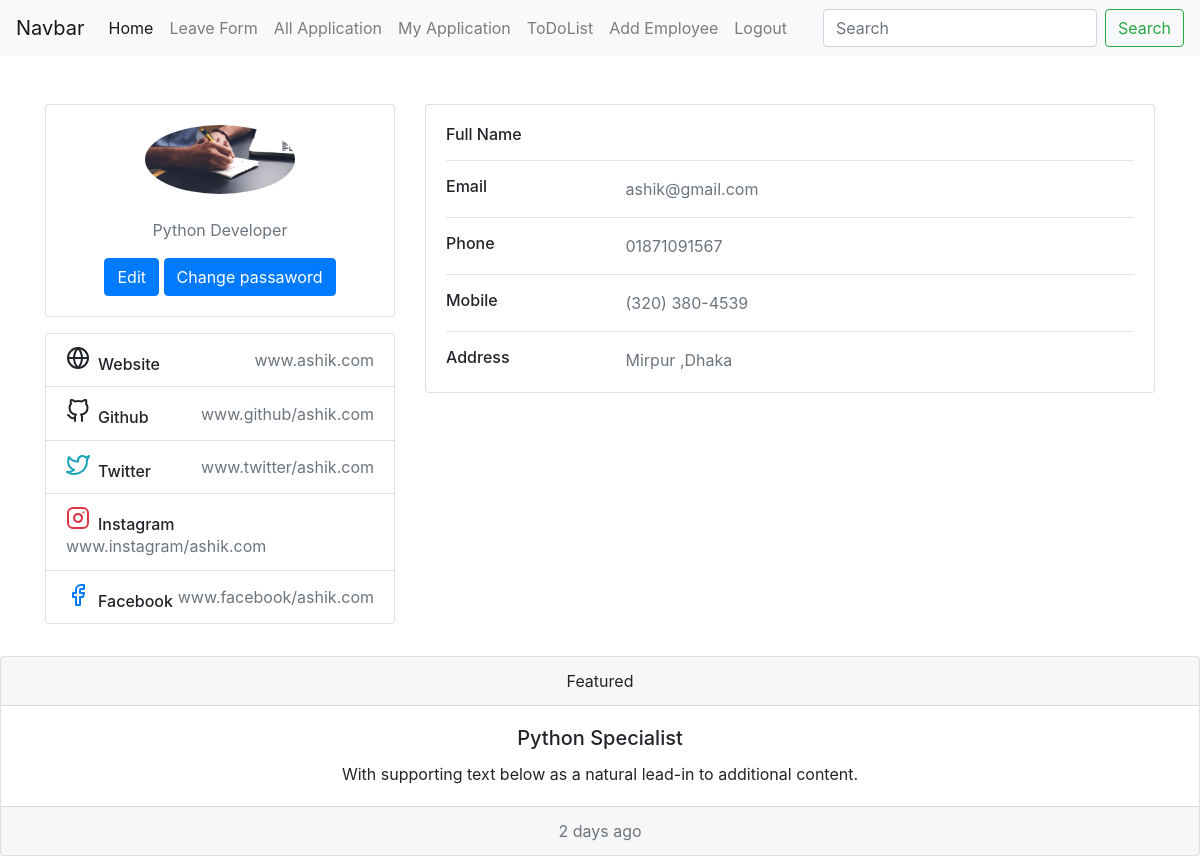
The page /userprofile (signed in) on the database its author committed.
### emsapp/models.py (models this page shows, shortened)
class UserProfile(models.Model):
    user = models.OneToOneField(User, on_delete=models.CASCADE)
    profile_image = models.ImageField(blank=True, null=True)
    address = models.CharField(max_length=300, blank=True, null=True)
    department = models.ForeignKey(Department, on_delete=models.CASCADE , blank=True, null=True)
    designation = models.CharField(max_length=300, blank=True, null=True )
    date_of_birth = models.DateField(blank=True,null=True)
    email_address = models.CharField(max_length=300, blank=True, null=True)
    mobile_number = models.CharField(max_length=300, blank=True, null=True)
    website = models.CharField(max_length=300, blank=True, null=True)
    github = models.CharField(max_length=300, blank=True, null=True)
    twitter = models.CharField(max_length=300, blank=True, null=True)
    twitter = models.CharField(max_length=300, blank=True, null=True)
    instagram = models.CharField(max_length=300, blank=True, null=True)
    facebook = models.CharField(max_length=300, blank=True, null=True)

### emsapp/views.py (the view)
# urls.py: path('userprofile', user_profile , name='user_profile'),
def user_profile(request):
    user = request.user
    print(user)
    userprofile = UserProfile.objects.get(user = user)
    context = {'userprofile':userprofile , 'user':user }
    return render(request,'userprofile.html',context)

### templates/userprofile.html (shortened to what this page needs)
{% extends 'base.html' %}
{% block content %}
<div class="container">
    <div class="main-body mt-5">
          <div class="row gutters-sm">
            <div class="col-md-4 mb-3">
              <div class="card">
                <div class="card-body">
                  <div class="d-flex flex-column align-items-center text-center">
                  {% if userprofile.profile_image %}
                      <img src="{{ userprofile.profile_image.url }}" alt="Admin" class="rounded-circle" width="150">
                  {% endif %}
                    <div class="mt-3">
                      <p class="text-muted font-size-sm">{{ userprofile.designation }}</p>
                      <a href="#"><button class="btn btn-primary">Edit</button></a>
                      <a href="#"><button class="btn btn-primary">Change passaword</button></a>
                    </div>
                  </div>
                </div>
              </div>
              <div class="card mt-3">
                <ul class="list-group list-group-flush">
                  <li class="list-group-item d-flex justify-content-between align-items-center flex-wrap">
                    <h6 class="mb-0">Website</h6>
                    <span class="text-secondary">{{ userprofile.website }}</span>
                  </li>
                  <li class="list-group-item d-flex justify-content-between align-items-center flex-wrap">
                    <h6 class="mb-0">Github</h6>
                    <span class="text-secondary">{{ userprofile.github }}</span>
                  </li>
                  <li class="list-group-item d-flex justify-content-between align-items-center flex-wrap">
                    <h6 class="mb-0">Twitter</h6>
                    <span class="text-secondary">{{ userprofile.twitter }}</span>
                  </li>
                  <li class="list-group-item d-flex justify-content-between align-items-center flex-wrap">
                    <h6 class="mb-0">Instagram</h6>
                    <span class="text-secondary">{{ userprofile.instagram }}</span>
                  </li>
                  <li class="list-group-item d-flex justify-content-between align-items-center flex-wrap">
                    <h6 class="mb-0">Facebook</h6>
                    <span class="text-secondary">{{ userprofile.facebook }}</span>
                  </li>
                </ul>
              </div>
            </div>
            <div class="col-md-8">
              <div class="card mb-3">
                <div class="card-body">
                  <div class="row">
                    <div class="col-sm-3">
                      <h6 class="mb-0">Full Name</h6>
                    </div>
                    <div class="col-sm-9 text-secondary">
                    </div>
                  </div>
                  <hr>
                  <div class="row">
                    <div class="col-sm-3">
                      <h6 class="mb-0">Email</h6>
                    </div>
                    <div class="col-sm-9 text-secondary">
                      {{ userprofile.email_address }}
                    </div>
                  </div>
                  <hr>
                  <div class="row">
                    <div class="col-sm-3">
                      <h6 class="mb-0">Phone</h6>
                    </div>
                    <div class="col-sm-9 text-secondary">
                      {{ userprofile.mobile_number }}
                    </div>
                  </div>
                  <hr>
                  <div class="row">
                    <div class="col-sm-3">
                      <h6 class="mb-0">Mobile</h6>
                    </div>
                    <div class="col-sm-9 text-secondary">
                      (320) 380-4539
                    </div>
                  </div>
                  <hr>
                  <div class="row">
                    <div class="col-sm-3">
                      <h6 class="mb-0">Address</h6>
                    </div>
                    <div class="col-sm-9 text-secondary">
                      {{ userprofile.address }}
                    </div>
                  </div>
                </div>
              </div>
            </div>
          </div>
        </div>
    </div>
{% endblock %}

### rows shown on the page
UserProfile: profile_image (picture), designation "Python Developer", website "www.ashik.com", github "www.github/ashik.com", twitter "www.twitter/ashik.com", instagram "www.instagram/ashik.com", facebook "www.facebook/ashik.com", email_address "ashik@gmail.com", mobile_number "01871091567", address "Mirpur ,Dhaka"
